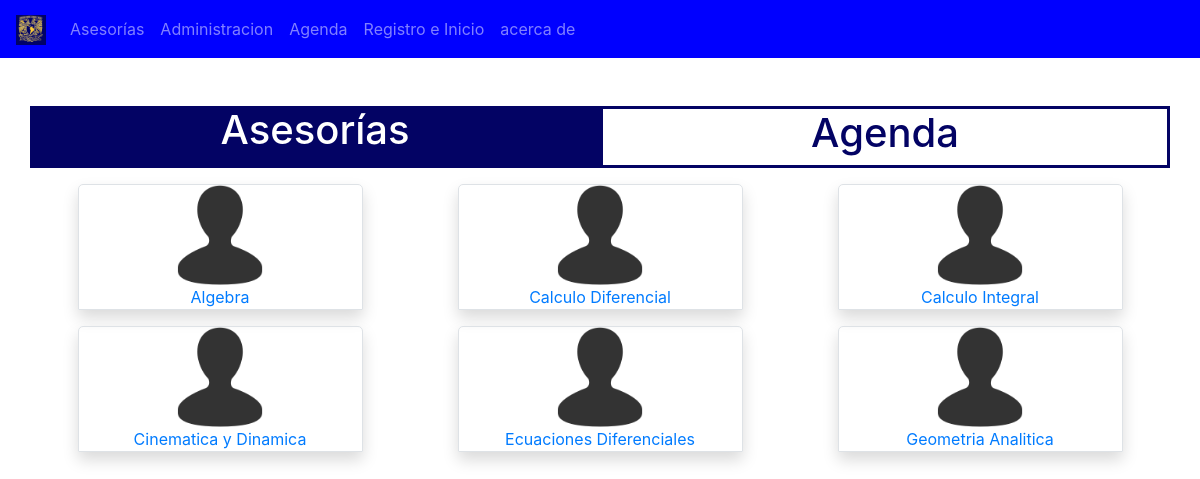
The app's page /source/ver_asesorias.php with its own data.
### tables this page shows
CREATE TABLE `clase` (
  `id_asig` int(80) NOT NULL,
  `nombre_asig` varchar(200) NOT NULL,
  `Tema_asig` varchar(200) NOT NULL,
  `semstre_asig` int(80) NOT NULL
);

### source/ver_asesorias.php (the view, shortened to what this page needs)
<!DOCTYPE html>
<html>
    <head>
        <link rel="stylesheet" type="text/css" href="../css/bootstrap.css">
        <link rel="stylesheet" type="text/css" href="../css_javerim/javerim_style.css">
    </head>
    <body>
        <nav class="navbar navbar-expand-lg navbar-dark bg-jav">
          <a class="navbar-brand" href="#">
            <img src="../img/iconos/unam.jpg" width="30" height="30" alt="">
          </a>
          <div class="collapse navbar-collapse" id="opciones">
            <ul class="navbar-nav">
              <li class="nav-item">
                <a class="nav-link " href="ver_asesorias.php">Asesorías</a>
              </li>
              <li class="nav-item">
                <a class="nav-link" href="Administracion.php">Administracion</a>
              </li>
              <li class="nav-item">
                <a class="nav-link" href="agenda.php">Agenda</a>
              </li>
              <li class="nav-item">
                <a class="nav-link" href="form.php">Registro e Inicio</a>
              </li>
              <li>
                <a class="nav-link" href="#">acerca de</a>
              </li>
            </ul>
          </div>
        </nav>
        <br><br>
        <div class="container">
          <div class="row">
            <div class="col-6 titulo-act text-center">
              <a href="ver_asesorias.php"><h1 class="text-act">Asesorías</h1></a>
            </div>
            <div class="col-6 titulo-nac text-center">
              <a href="agenda.php"><h1 class="text-nac">Agenda</h1></a>
            </div>
          </div>
        </div>
  <?php
    try {
      $servername = "localhost";
      $username = "root";
      $password = "";
      $dbname = "javerim";
          $conn = new PDO("mysql:host=$servername;dbname=$dbname", $username, $password);
          $conn->setAttribute(PDO::ATTR_ERRMODE, PDO::ERRMODE_EXCEPTION);
          $stmt = $conn->prepare("SELECT nombre_asig, id_asig FROM clase");
          $stmt->execute();
          $resultado =$stmt->fetchAll();
          }
    catch(PDOException $e) {
      echo "Error: " . $e->getMessage();
    }
  ?>
          <div class="container">
            <div class="row justify-content-around">
                <?php
                $depName = ' ';
                foreach ($resultado as $dato):
                  if($depName != $dato['nombre_asig']){ ?>
                  <div class="col-sm-3 mt-3 ml-3 mr-3 border shadow text-center cartas">
                    <a href="tabla_asesores.php?nomMat=<?php echo $dato['nombre_asig'] ?>&idclass=<?php echo $dato['id_asig']?>">
                      <img src="../img/iconos/contacts_3695.ico" height="100" alt="">
                      <br>
                      <?php echo $dato['nombre_asig'] ?> <br>
                    </a>
                  </div>
                  <?php
                  }
                    $depName = $dato['nombre_asig'];
                  ?>
                <?php endforeach ?>
            </div>
          </div>
    </body>
</html>

### css_javerim/javerim_style.css (style rules this page uses)
.bg-jav { text-aling: right; background-color: blue; }
.text-act { color: white; }
.text-nac { color: rgb(3, 3, 100); }
.titulo-nac { border-style: solid; border-color: rgb(3, 3, 100); }
.titulo-act { text-aling: center; background-color: rgb(3, 3, 100); }
a:link { text-decoration: none; }
.cartas { box-shadow: 0 4px 8px 0 rgba(0,0,0,0.2); color: green; border-radius: 5px 5px 0 0; }

### records on screen
clase: nombre_asig "Algebra"
clase: nombre_asig "Calculo Diferencial"
clase: nombre_asig "Calculo Integral"
clase: nombre_asig "Cinematica y Dinamica"
clase: nombre_asig "Ecuaciones Diferenciales"
clase: nombre_asig "Geometria Analitica"
